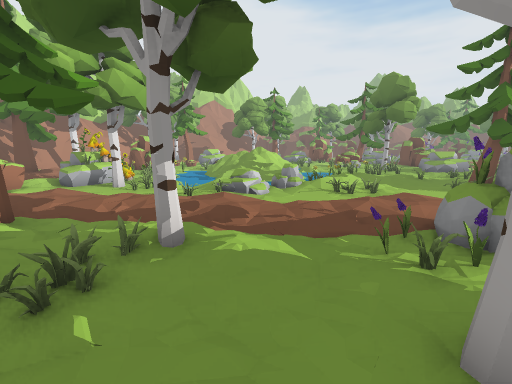
[1] (above)

23 first-person views from a walk through a 3-D level made in the Unity game engine. The camera is 1.5 m above the floor, tilts 10° down and sees 90° across. The floor is counted in squares, 1 m on a side. Each view is taken from the middle of a square. On the plan, view 1 faces up. The plan holds only what a view shows up to about 13 squares ahead; the rest is blank. The place goes on beyond the plan. The player character is not drawn.

[2]
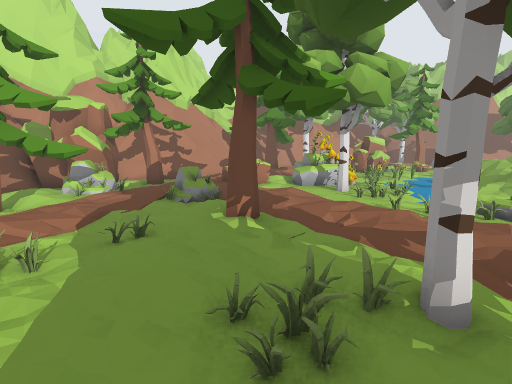

[3]
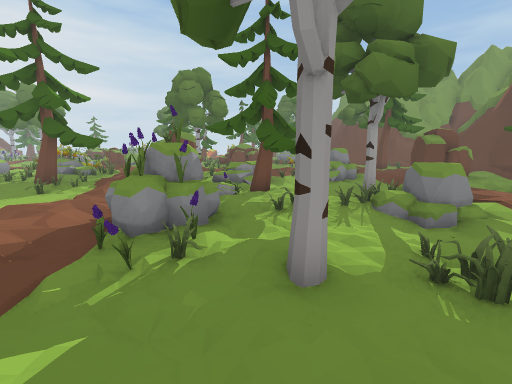

[4]
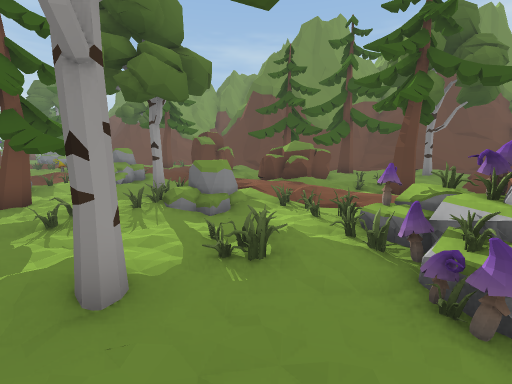

[5]
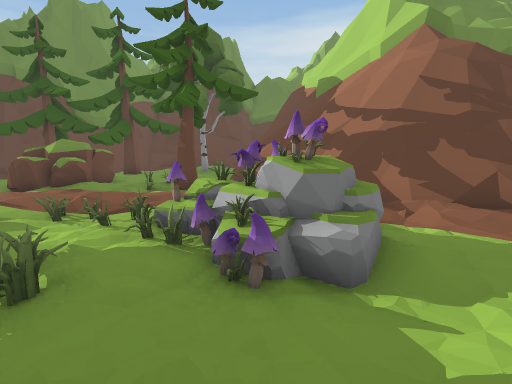

[6]
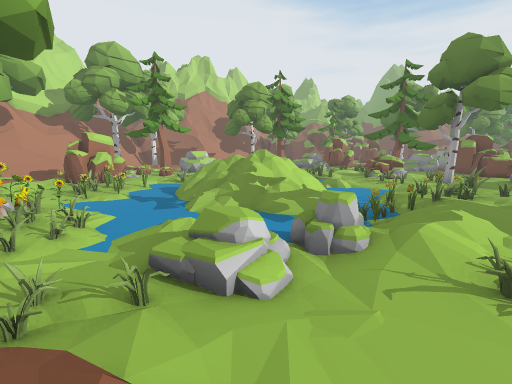

[7]
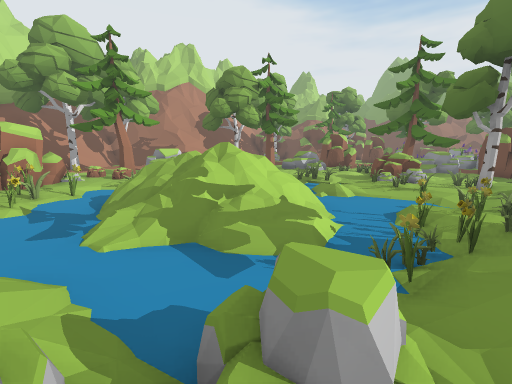

[8]
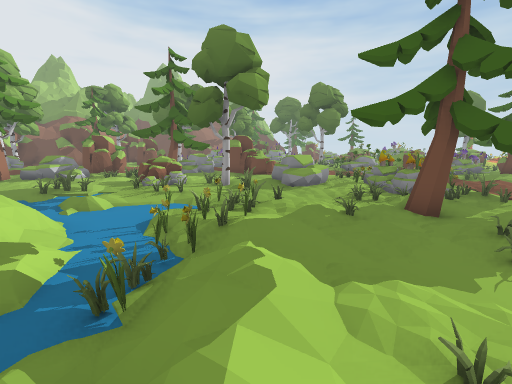

[9]
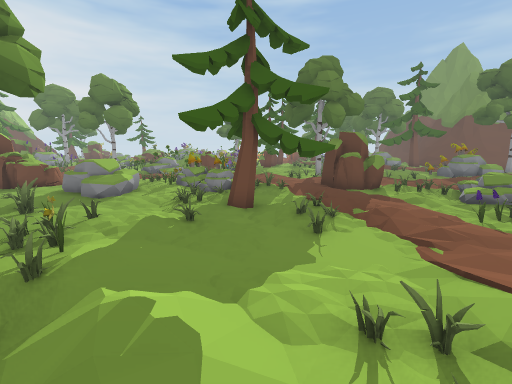

[10]
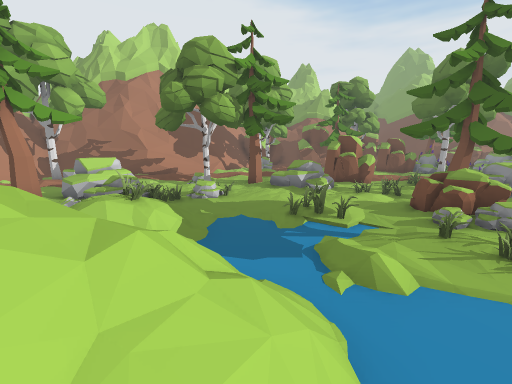

[11]
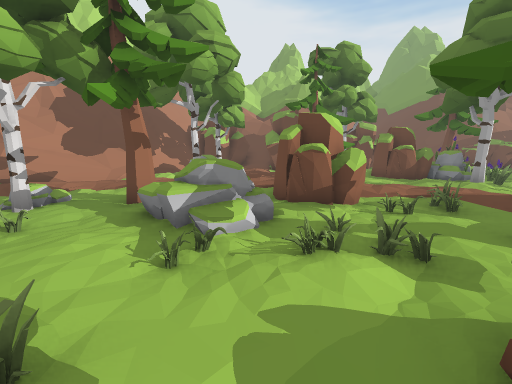

[12]
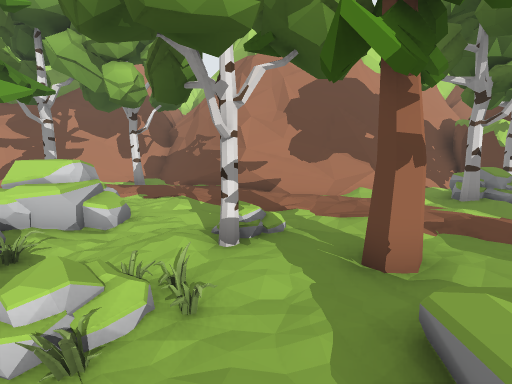

[13]
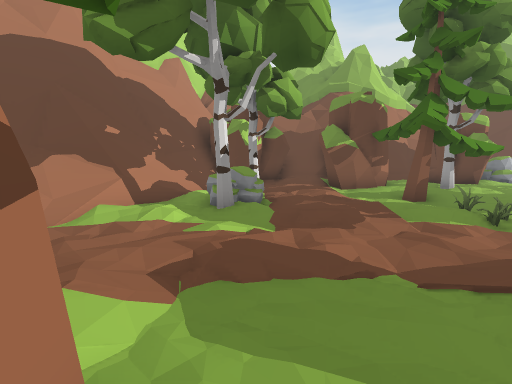

[14]
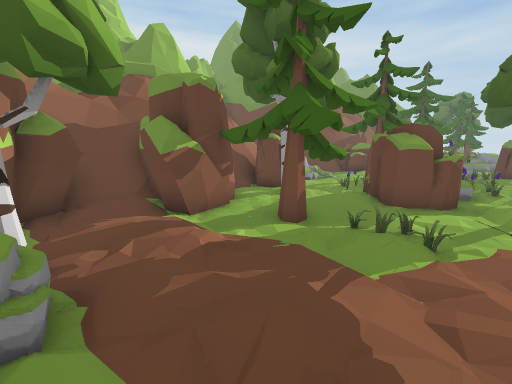

[15]
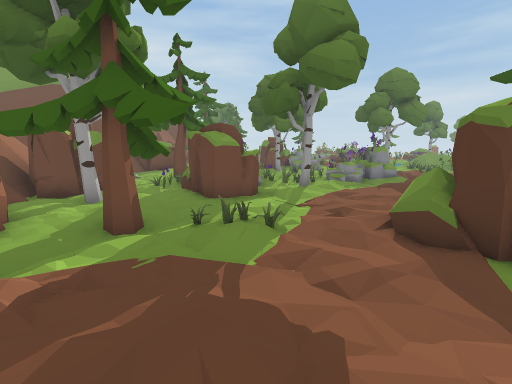

[16]
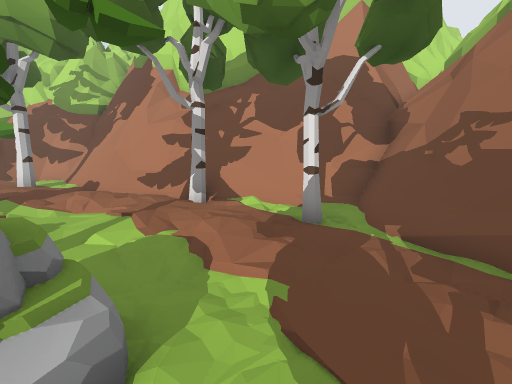

[17]
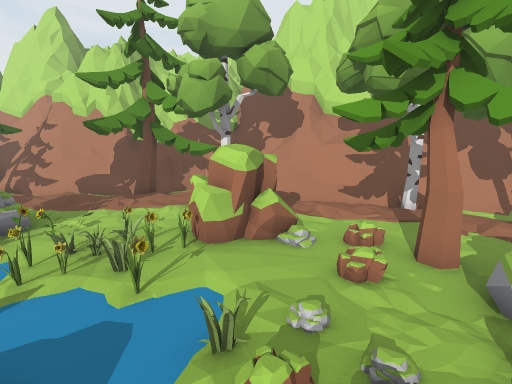

[18]
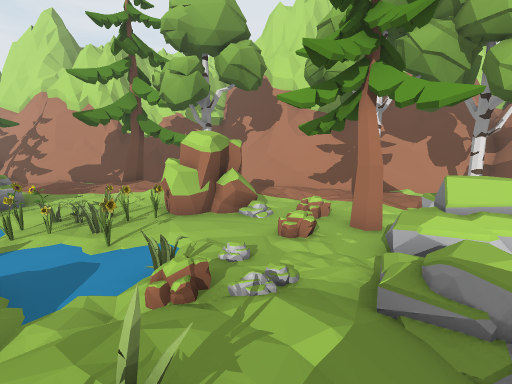

[19]
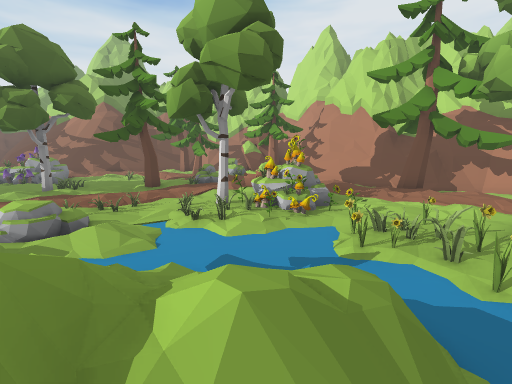

[20]
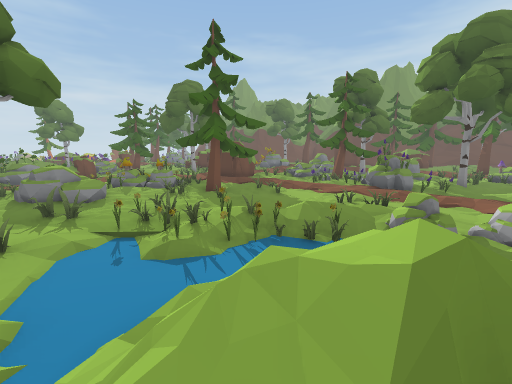

[21]
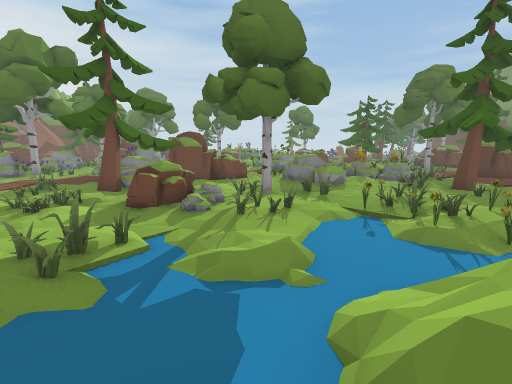

[22]
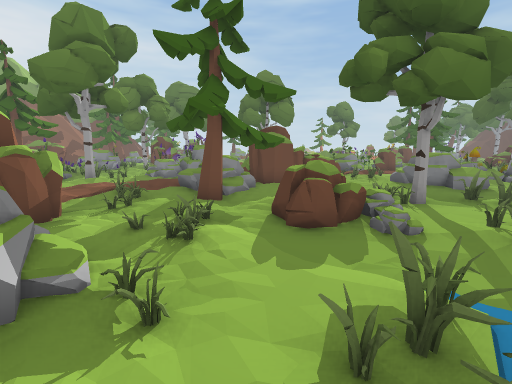

[23]
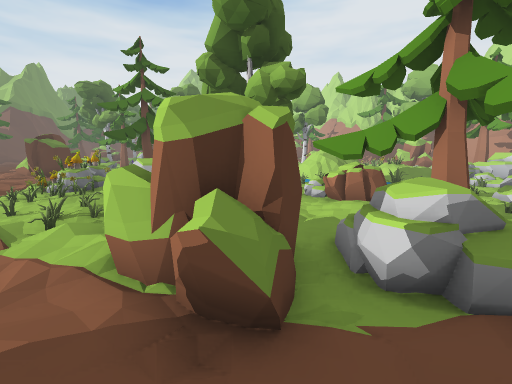

### Floor plan
Key: @ floor where view 1 was taken; # wall or solid block; x gap in a wall; . main floor; : floor 0.25 m higher than the main floor; - floor 0.25 m lower than the main floor; + floor 0.5 m higher than the main floor; * floor 0.75 m higher than the main floor; % floor 1 m higher than the main floor; & floor 1.25 m higher than the main floor; / step, stairs or slope; = window, fence, low wall or low ledge; O other object.
Columns run from 15 left of view 1 to 15 right of it. Each row starts with its distance up from view 1.
 39                    ###   #### O
 38                 #OOO##  ##OO OO
 37                ##OOO.OO ..OOO..
 36               ###O...OOO.O.....
 35              ##O/.O.:.......O..
 34             ###O.O./:..OOO.OOO
 33            ###=/.OO./...O.OO
 32           ###=O./O/.://O..OOO
 31           ##=O/./../..:O/.OOOOO
 30     #######=:../.:/:./....//..O
 29     #=///=......://..:://..:O.O
 28     ##.-///////......OO/:../..O
 27     #=.O...:/.-..O:..OOO.:/...O
 26    ##=./:/../..O../OOOO.OO//..O
 25    ###.:/..O/...../ /..OO./:..O
 24    #=O::..OOOO.OO..O.OO:.OOO...
 23    #=:./.OOOOO.OO..O.OO.OOOO..:
 22    #/:...O.O+/O.-........O..OO:
 21   ##//....O../O/--OO..OO.O.OOO/
 20 ####.://O..///O/--/O-/OO...OOO.
 19 ##/./..OO../O/*O---/////O..OO .
 18 #/.O../OO.---////--.OO..O....O.
 17 #.../..OOOO-////=x---O......OO.
 16 #.//.//.OOO-//&/%+---/.OO.OO..O
 15 #=./../.OOO--//&//--O/O..OOOO..
 14 ##OO/./.OO---/////-OOOOO....OOO
 13 ##=:....OO---/////-OOO....:OOO.
 12  #=.../OOOOO------OO/.O.OO.OO O
 11  #=.:.:OOOOO-//-O///.....OOOOO.
 10  #=.: //OOOO-//+O///....O.OOO..
  9  #=// OO...O.O//./OO..OOO.OO..:
  8  #  .OO/.:..OOO...OO...OO/.:...
  7  #.   .::..::/:...//.../:::OO..
  6 ##OO   O..../.....:::../...OOO/
  5 #....:.OO/O....../.O/. O.:OOO
  4  OOOO.:O/./../O/.OOOOO O..OO..
  3  OOOO/...O...O./.OOO  O///O./.
  2 #O/..O.:-O..OO........OO/  ...
  1 #=/./O/:/OO......O..OOO.-OO./:
  0            ...O@OO..O..  /.O//
 -1           :..OOO.O--OO../ OO
 -2          ...OOOOO..OO  O./OO
 -3          ::./OOOOOO.O  ....
 -4         ##=.   O.//.:.  /.:
 -5          ###    ../:./.
 -6           ##=   ......./  OO
 -7            ##   OOO.OOO//.O
 -8              #=/ .O..OOO./O
 -9               #=  ..OO    ./
-10                =.....O    ==
-11                ... ..   O###
-12                 .O

Positions as (right, up) in squares from view 1, and headings:
1: (0, 0), facing up
2: (-1, 1), facing up-left
3: (-1, 2), facing right
4: (-1, 2), facing down-right
5: (-1, 2), facing down
6: (0, 6), facing up
7: (1, 9), facing up
8: (2, 9), facing up-right
9: (2, 10), facing right
10: (2, 14), facing up
11: (5, 20), facing up
12: (3, 23), facing up-left
13: (3, 26), facing up
14: (3, 30), facing up-right
15: (3, 31), facing right
16: (-3, 26), facing left
17: (-1, 19), facing left
18: (0, 20), facing left
19: (0, 17), facing down-left
20: (0, 17), facing down-right
21: (0, 18), facing right
22: (2, 22), facing right
23: (15, 24), facing down-left
